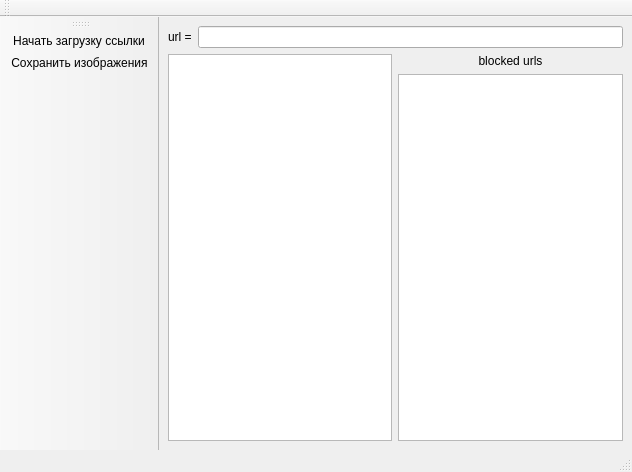
<?xml version="1.0" encoding="UTF-8"?>
<ui version="4.0">
 <class>MainWindow</class>
 <widget class="QMainWindow" name="MainWindow">
  <property name="geometry">
   <rect>
    <x>0</x>
    <y>0</y>
    <width>632</width>
    <height>472</height>
   </rect>
  </property>
  <property name="windowTitle">
   <string>Image Parser</string>
  </property>
  <widget class="QWidget" name="centralwidget">
   <layout class="QVBoxLayout" name="verticalLayout_2">
    <item>
     <layout class="QHBoxLayout" name="horizontalLayout">
      <item>
       <widget class="QLabel" name="label">
        <property name="text">
         <string>url =</string>
        </property>
       </widget>
      </item>
      <item>
       <widget class="QLineEdit" name="leURL"/>
      </item>
     </layout>
    </item>
    <item>
     <layout class="QHBoxLayout" name="horizontalLayout_2">
      <item>
       <widget class="QTableWidget" name="twMain"/>
      </item>
      <item>
       <layout class="QVBoxLayout" name="verticalLayout">
        <item>
         <widget class="QLabel" name="label_2">
          <property name="text">
           <string>blocked urls</string>
          </property>
          <property name="alignment">
           <set>Qt::AlignCenter</set>
          </property>
         </widget>
        </item>
        <item>
         <widget class="QListWidget" name="lwBlock">
          <property name="sizePolicy">
           <sizepolicy hsizetype="Preferred" vsizetype="Expanding">
            <horstretch>0</horstretch>
            <verstretch>0</verstretch>
           </sizepolicy>
          </property>
         </widget>
        </item>
       </layout>
      </item>
     </layout>
    </item>
   </layout>
  </widget>
  <widget class="QMenuBar" name="menubar">
   <property name="geometry">
    <rect>
     <x>0</x>
     <y>0</y>
     <width>632</width>
     <height>25</height>
    </rect>
   </property>
  </widget>
  <widget class="QStatusBar" name="statusbar"/>
  <widget class="QToolBar" name="toolBar">
   <property name="windowTitle">
    <string>toolBar</string>
   </property>
   <attribute name="toolBarArea">
    <enum>TopToolBarArea</enum>
   </attribute>
   <attribute name="toolBarBreak">
    <bool>false</bool>
   </attribute>
  </widget>
  <widget class="QToolBar" name="toolBar_2">
   <property name="windowTitle">
    <string>toolBar_2</string>
   </property>
   <attribute name="toolBarArea">
    <enum>LeftToolBarArea</enum>
   </attribute>
   <attribute name="toolBarBreak">
    <bool>false</bool>
   </attribute>
   <addaction name="act_download"/>
   <addaction name="act_save"/>
  </widget>
  <action name="act_download">
   <property name="icon">
    <iconset>
     <normaloff>../pics/Download.png</normaloff>../pics/Download.png</iconset>
   </property>
   <property name="text">
    <string>Начать загрузку ссылки</string>
   </property>
   <property name="shortcut">
    <string>Ctrl+D</string>
   </property>
  </action>
  <action name="act_save">
   <property name="icon">
    <iconset>
     <normaloff>../pics/save.png</normaloff>../pics/save.png</iconset>
   </property>
   <property name="text">
    <string>Сохранить изображения</string>
   </property>
   <property name="toolTip">
    <string>Сохранить изображения в указанную папку</string>
   </property>
   <property name="shortcut">
    <string>Ctrl+S</string>
   </property>
  </action>
 </widget>
 <resources/>
 <connections/>
</ui>
